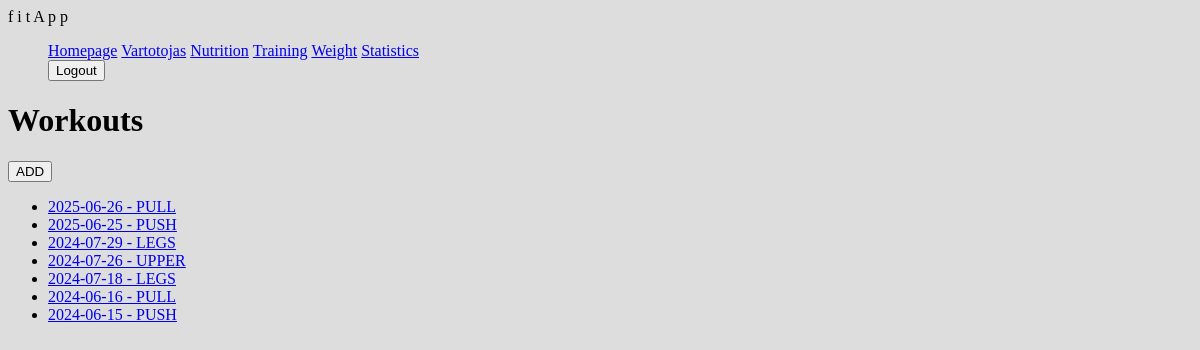
Before: /fitness/workouts/ (signed in) with the older database file.
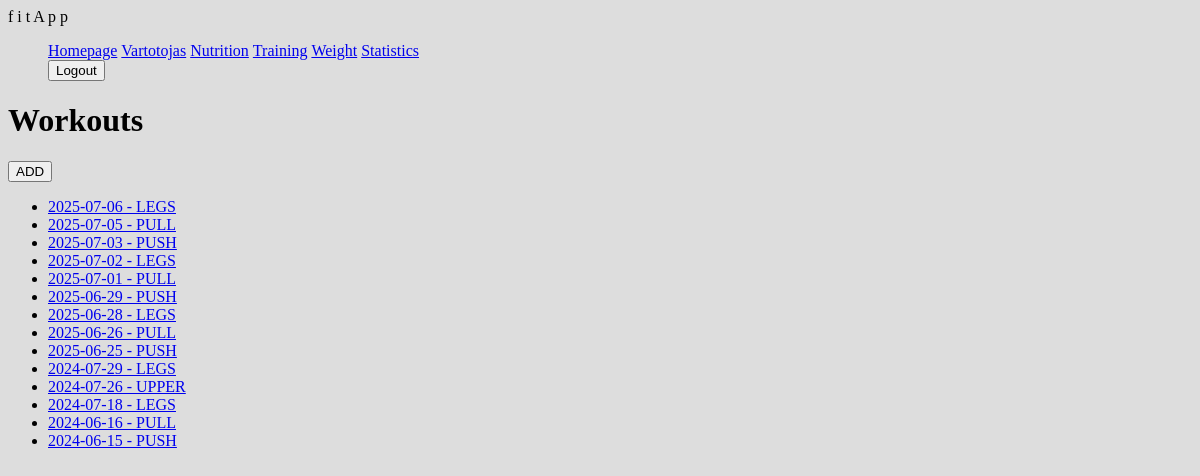
After: the same page with the newer database file.
### fitness/models.py (models this page shows)
class Workout(models.Model):
    date = models.DateField('Date', default=date.today)
    athlete = models.ForeignKey(User, on_delete=models.SET_NULL, null=True, blank=True)
    duration = models.DurationField(null=True, blank=True)
    type = models.ForeignKey(WorkoutType, on_delete=models.SET_NULL, null=True, blank=True)
    def __str__(self):
        return f"{self.date} - {self.type}"

class WorkoutType(models.Model):
    name = models.CharField('Name', max_length=20)
    description = models.CharField('Workout type', null=True, blank=True, max_length=300)
    def __str__(self):
        return f"{self.name}"

### fitness/views.py (the view)
# urls.py: path('workouts/', views.WorkoutListView.as_view(), name='workouts'),
class WorkoutListView(LoginRequiredMixin, ListView):
    model = Workout
    template_name = 'workouts.html'
    def get_queryset(self):
        return Workout.objects.filter(athlete=self.request.user).order_by('-date')

### templates/workouts.html
{% extends "base.html" %}
{% block content %}
    <h1>Workouts</h1>
     <a href="{% url 'workout-add' %}"><button>ADD</button></a>
    {% if workout_list %}
    <ul>
        {% for workout in workout_list %}
            <li id="days">
            <a  href="{% url 'workout-details' workout.pk %}">{{ workout|stringformat:'s' }} </a>
            </li>
        {% endfor %}
    </ul>
    {% else %}
      <p>You have not recorded your training yet.</p>
    {% endif %}
{% endblock %}

### templates/base.html (shortened to what this page needs)
<!DOCTYPE html>
<html>
<head>
  {% load static %}
  <link rel="stylesheet" href="{% static 'css/styles.css' %}">
</head>
<body>
 <nav class="navbar" >
  <div class="container-fluid">
    <a class="navbar-brand">f i t A p p</a>
    <ul class="navbar-nav mx-2">
      <li class="nav-item active"><a class="nav-link" href="{% url 'index' %}">Homepage</a></li>
      {% if user.is_authenticated %}
          <li class="nav-item">
              <a class="nav-link" href="{% url 'profile' %}">{{ user.get_username }}</a>
          </li>
          <li class="nav-item active"><a class="nav-link" href="{% url 'nutrition' %}">Nutrition</a></li>
          <li class="nav-item active"><a class="nav-link" href="{% url 'workouts' %}">Training</a></li>
          <li class="nav-item active"><a class="nav-link" href="{% url 'weighting' %}">Weight</a></li>
          <li class="nav-item active"><a class="nav-link" href="{% url 'chart-view' %}">Statistics</a></li>
          <li class="nav-item">
            <form method="post" action="{% url 'logout' %}">
                <button type="submit" id="destroy">Logout</button>
            </form>
          </li>
      {% else %}
        <li class="nav-item"><a class="nav-link" href="{% url 'login'%}">Login</a></li>
        <li class="nav-item"><a class="nav-link" href="{% url 'register'%}">Sign up</a></li>
      {% endif %}
    </ul>
  </div>
 </nav>
 <div class="col-sm-10 ">
      {% block content %}
      {% endblock %}
 </div>
</body>
</html>

### fitness/static/css/styles.css (style rules this page uses)
body { background: #dddddd; }
li.nav-item { display: inline; }

Changed rows visible on the page:
added Workout: date+type "2025-07-06 - LEGS"
added Workout: date+type "2025-07-05 - PULL"
added Workout: date+type "2025-07-03 - PUSH"
added Workout: date+type "2025-07-02 - LEGS"
added Workout: date+type "2025-07-01 - PULL"
added Workout: date+type "2025-06-29 - PUSH"
added Workout: date+type "2025-06-28 - LEGS"
